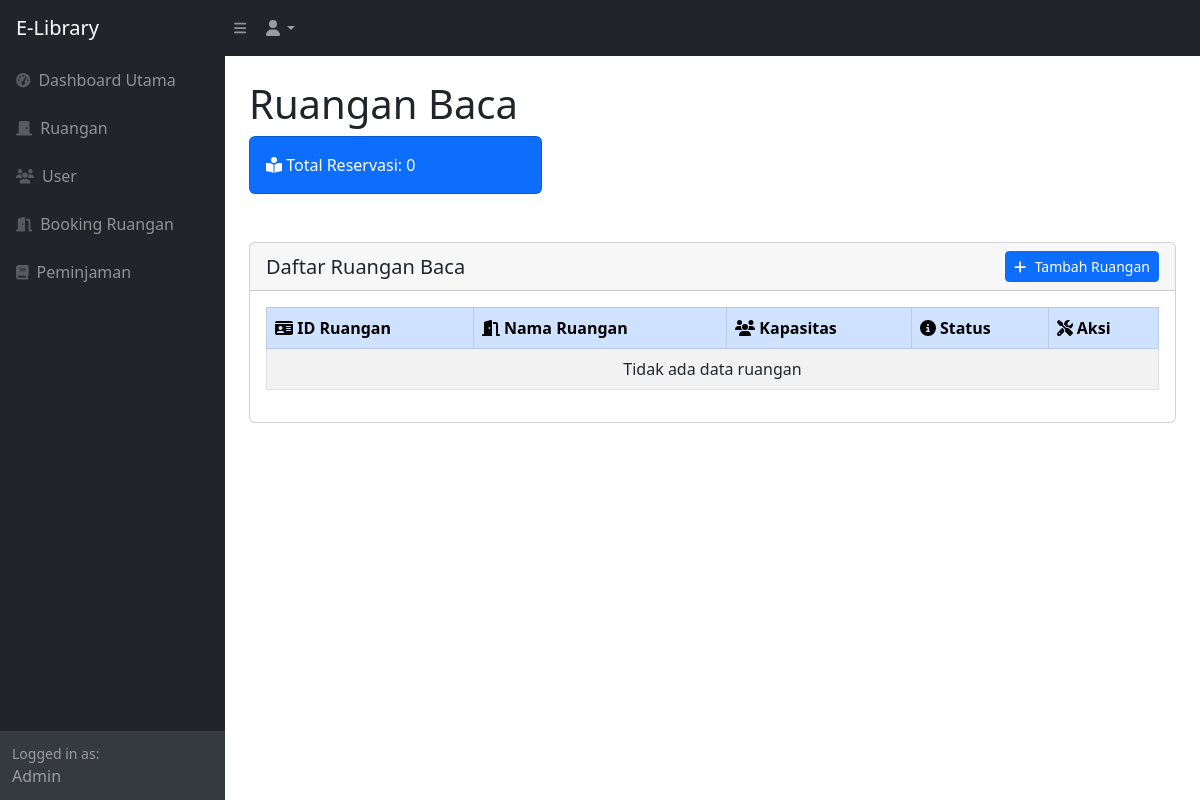
The app's page /Dashboard/index.php?page=ruangan, older data.
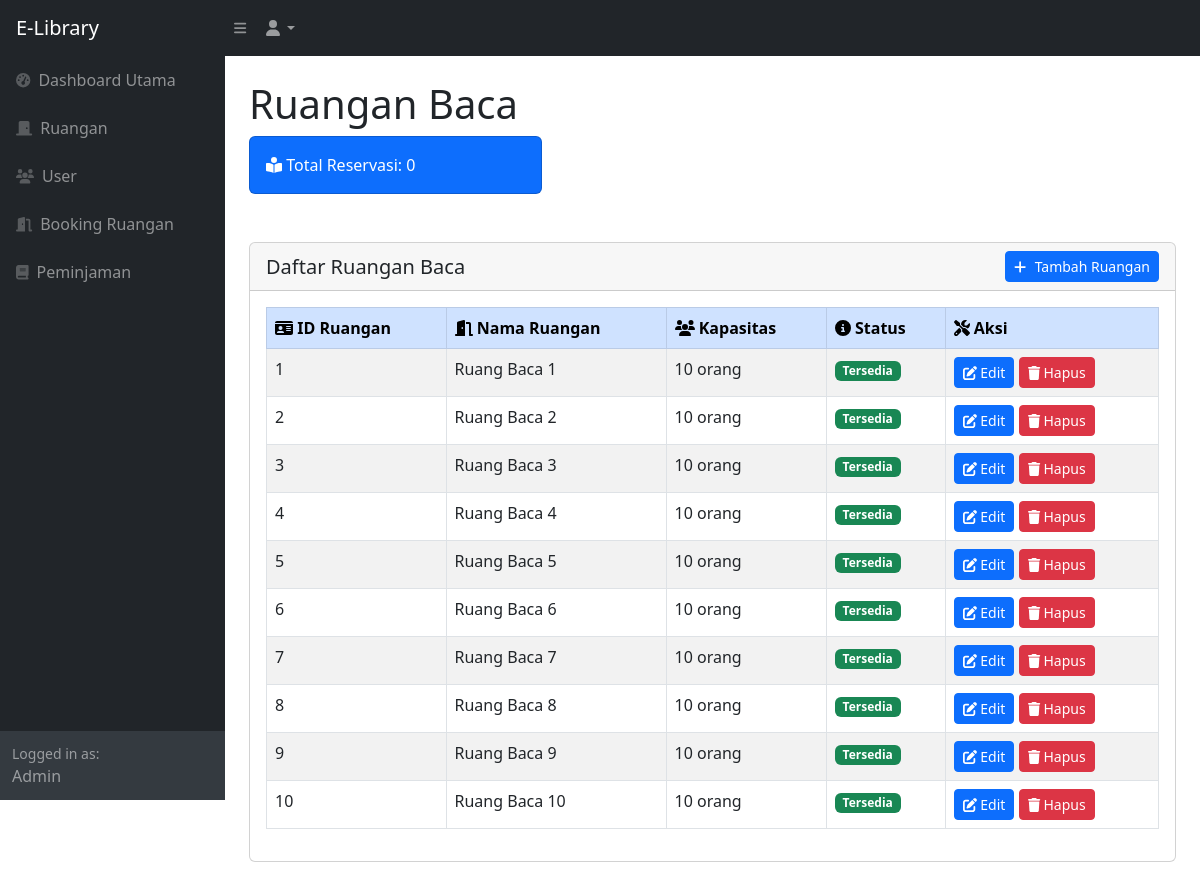
The same page, newer data.
### tables this page shows
CREATE TABLE IF NOT EXISTS `reading_room` (
  `ID_Room` INT AUTO_INCREMENT NOT NULL,
  `Nama_Ruang` VARCHAR(100) NOT NULL UNIQUE,
  `Kapasitas` INT NOT NULL DEFAULT 10,
  `Status` ENUM('Tersedia', 'Dipesan') NOT NULL DEFAULT 'Tersedia',
  PRIMARY KEY (`ID_Room`)
);

### Dashboard/ruangan.php (the view, shortened to what this page needs)
<?php
require 'db.php';
?>
<div class="container-fluid px-4">
    <h1 class="mt-4">Ruangan Baca</h1>
    <?php
    $totalBookings = $conn->query("SELECT COUNT(*) AS total FROM reading_room WHERE Status = 'Dipesan'")->fetch_assoc()['total'];
    ?>
    <div class="row mb-4">
        <div class="col-md-4">
            <div class="card bg-primary text-white mb-4">
                <div class="card-body">
                    <i class="fas fa-book-reader"></i> Total Reservasi: <?= $totalBookings ?>
                </div>
            </div>
        </div>
    </div>
    <div class="card mb-4">
        <div class="card-header">
            <div class="row align-items-center">
                <div class="col">
                    <h5 class="m-0 font-weight-bold text-dark">Daftar Ruangan Baca</h5>
                </div>
                <div class="col-auto">
                    <button type="button" class="btn btn-primary btn-sm" data-bs-toggle="modal" data-bs-target="#myModal">
                        <i class="fas fa-plus me-2"></i>Tambah Ruangan
                    </button>
                </div>
            </div>
        </div>
        <div class="card-body">
            <table class="table table-striped table-hover table-bordered" id="datatable" width="100%" cellspacing="0">
                <thead class="table-primary">
                    <tr>
                        <th><i class="fas fa-id-card"></i> ID Ruangan</th>
                        <th><i class="fas fa-door-open"></i> Nama Ruangan</th>
                        <th><i class="fas fa-users"></i> Kapasitas</th>
                        <th><i class="fas fa-info-circle"></i> Status</th>
                        <th><i class="fas fa-tools"></i> Aksi</th>
                    </tr>
                </thead>
                <tbody>
                    <?php
                    if ($conn->connect_error) {
                        echo "<tr><td colspan='5' class='text-center text-danger'>Koneksi ke database gagal: " . $conn->connect_error . "</td></tr>";
                    } else {
                        $query = "SELECT * FROM reading_room ORDER BY ID_Room ASC";
                        $result = $conn->query($query);
                        if ($result && $result->num_rows > 0) {
                            while ($data = $result->fetch_assoc()) {
                                $id = htmlspecialchars($data['ID_Room'], ENT_QUOTES, 'UTF-8');
                                $nama = htmlspecialchars($data['Nama_Ruang'], ENT_QUOTES, 'UTF-8');
                                $kapasitas = htmlspecialchars($data['Kapasitas'], ENT_QUOTES, 'UTF-8');
                                $status = htmlspecialchars($data['Status'], ENT_QUOTES, 'UTF-8');
                                $statusClass = ($status == 'Tersedia') ? 'badge bg-success' : 'badge bg-warning';
                    ?>
                                <tr>
                                    <td><?= $id ?></td>
                                    <td><?= $nama ?></td>
                                    <td><?= $kapasitas ?> orang</td>
                                    <td><span class="<?= $statusClass ?>"><?= $status ?></span></td>
                                    <td>
                                        <button class="btn btn-primary btn-sm"
                                            data-bs-toggle="modal"
                                            data-bs-target="#editModal<?= $id ?>"
                                            title="Edit ruangan ini">
                                            <i class="fas fa-edit"></i> Edit
                                        </button>
                                        <form method='POST' action='delete_room.php' style='display:inline;'>
                                            <button type='submit'
                                                class='btn btn-danger btn-sm'
                                                data-bs-toggle="tooltip"
                                                title="Hapus ruangan ini"
                                                onclick='return confirm("Apakah Anda yakin ingin menghapus ruangan ini?");'>
                                                <i class="fas fa-trash"></i> Hapus
                                            </button>
                                        </form>
                                    </td>
                                </tr>
                    <?php
                            }
                        } else {
                            echo "<tr><td colspan='5' class='text-center'>Tidak ada data ruangan</td></tr>";
                        }
                    }
                    ?>
                </tbody>
            </table>
        </div>
    </div>
</div>

Row changes from the older to the newer data that the page shows:
added reading_room: ID_Room "1", Nama_Ruang "Ruang Baca 1", Kapasitas "10", Status "Tersedia"
added reading_room: ID_Room "2", Nama_Ruang "Ruang Baca 2", Kapasitas "10", Status "Tersedia"
added reading_room: ID_Room "3", Nama_Ruang "Ruang Baca 3", Kapasitas "10", Status "Tersedia"
added reading_room: ID_Room "4", Nama_Ruang "Ruang Baca 4", Kapasitas "10", Status "Tersedia"
added reading_room: ID_Room "5", Nama_Ruang "Ruang Baca 5", Kapasitas "10", Status "Tersedia"
added reading_room: ID_Room "6", Nama_Ruang "Ruang Baca 6", Kapasitas "10", Status "Tersedia"
added reading_room: ID_Room "7", Nama_Ruang "Ruang Baca 7", Kapasitas "10", Status "Tersedia"
added reading_room: ID_Room "8", Nama_Ruang "Ruang Baca 8", Kapasitas "10", Status "Tersedia"
added reading_room: ID_Room "9", Nama_Ruang "Ruang Baca 9", Kapasitas "10", Status "Tersedia"
added reading_room: ID_Room "10", Nama_Ruang "Ruang Baca 10", Kapasitas "10", Status "Tersedia"
Text that changed along with them:
text no longer shown: "Tidak ada data ruangan"
